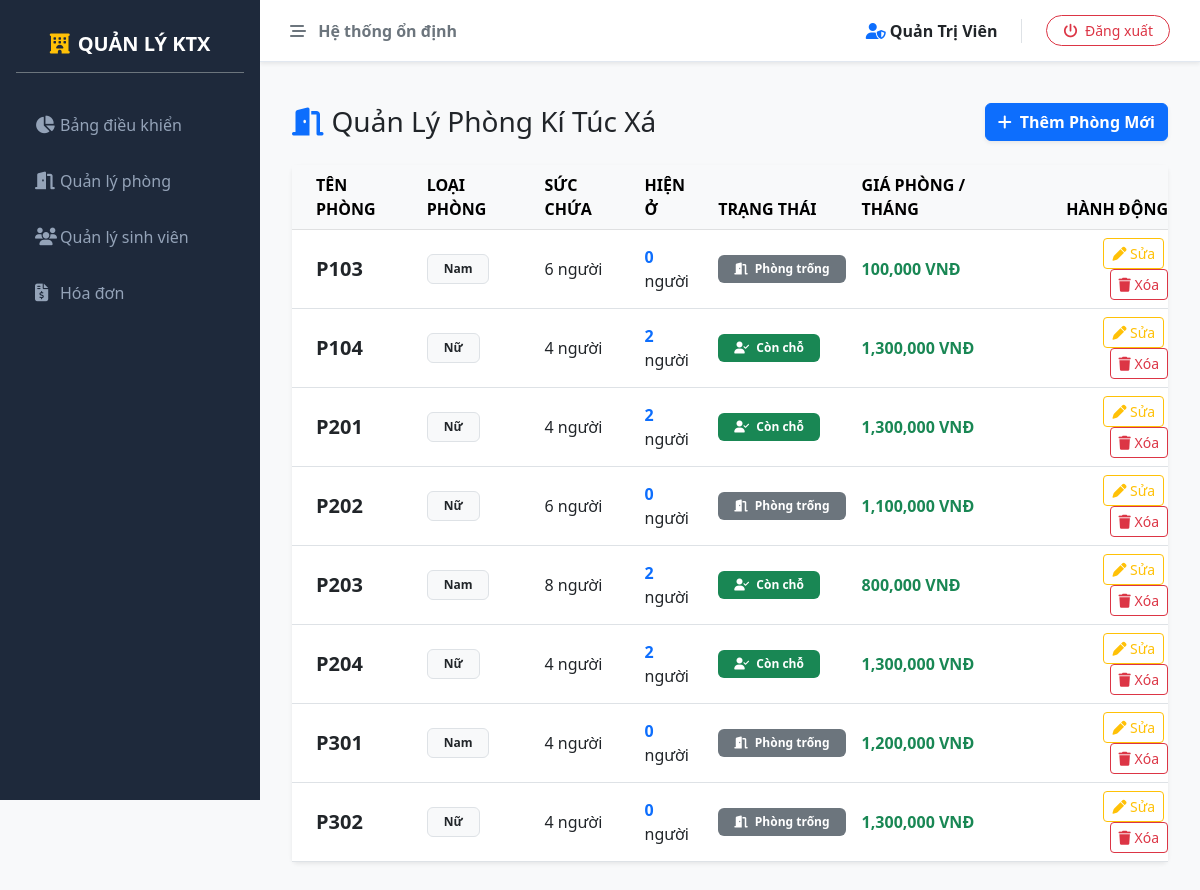
The app's page /quanly_ktx/danh-sach-phong.php (signed in) with its own data.
### tables this page shows
CREATE TABLE `phong` (
  `id` int(11) NOT NULL,
  `ten_phong` varchar(50) NOT NULL,
  `loai_phong` varchar(50) NOT NULL,
  `suc_chua` int(11) NOT NULL,
  `so_nguoi_o` int(11) DEFAULT 0,
  `gia_phong` decimal(10,2) NOT NULL
);

### quanly_ktx/danh-sach-phong.php (the view, shortened to what this page needs)
<?php
include 'config/db.php';
include 'includes/header.php';
$result = $conn->query("SELECT * FROM phong ORDER BY ten_phong ASC");
?>
<div class="container-fluid py-3">
    <div class="d-flex justify-content-between align-items-center mb-4">
        <h3 class="mb-0">
            <i class="fa-solid fa-door-open text-primary me-2"></i>Quản Lý Phòng Kí Túc Xá
        </h3>
        <a href="them-phong.php" class="btn btn-primary shadow-sm fw-semibold">
            <i class="fa-solid fa-plus me-1"></i> Thêm Phòng Mới
        </a>
    </div>
    <div class="card border-0 shadow-sm">
        <div class="card-body p-0">
            <div class="table-responsive">
                <table class="table table-hover align-middle mb-0" style="min-width: 900px;">
                    <thead class="table-light text-uppercase fs-7 fw-semibold text-secondary">
                        <tr>
                            <th class="ps-4">Tên Phòng</th>
                            <th>Loại Phòng</th>
                            <th>Sức Chứa</th>
                            <th>Hiện Ở</th>
                            <th>Trạng Thái</th>
                            <th>Giá Phòng / Tháng</th>
                            <th class="pe-4 text-end">Hành động</th>
                        </tr>
                    </thead>
                    <tbody>
                        <?php if ($result && $result->num_rows > 0): ?>
                            <?php while($row = $result->fetch_assoc()): ?>
                            <tr>
                                <td class="ps-4">
                                    <span class="fw-bold text-dark fs-5"><?php echo htmlspecialchars($row['ten_phong']); ?></span>
                                </td>
                                <td>
                                    <span class="badge bg-light text-dark border px-3 py-2"><?php echo htmlspecialchars($row['loai_phong']); ?></span>
                                </td>
                                <td><?php echo intval($row['suc_chua']); ?> người</td>
                                <td>
                                    <span class="text-primary fw-bold"><?php echo intval($row['so_nguoi_o']); ?></span> người
                                </td>
                                <td>
                                    <?php if ($row['so_nguoi_o'] >= $row['suc_chua']): ?>
                                        <span class="badge bg-danger px-3 py-2"><i class="fa-solid fa-user-lock me-1"></i> Đã đủ người</span>
                                    <?php elseif ($row['so_nguoi_o'] == 0): ?>
                                        <span class="badge bg-secondary px-3 py-2"><i class="fa-solid fa-door-open me-1"></i> Phòng trống</span>
                                    <?php else: ?>
                                        <span class="badge bg-success px-3 py-2"><i class="fa-solid fa-user-check me-1"></i> Còn chỗ</span>
                                    <?php endif; ?>
                                </td>
                                <td class="text-success fw-bold">
                                    <?php echo number_format($row['gia_phong']); ?> VNĐ
                                </td>
                                <td class="pe-4 text-end">
                                    <a href="sua-phong.php?id=<?php echo $row['id']; ?>" class="btn btn-sm btn-outline-warning me-1">
                                        <i class="fa-solid fa-pen"></i> Sửa
                                    </a>
                                    <a href="xoa-phong.php?id=<?php echo $row['id']; ?>" class="btn btn-sm btn-outline-danger"
                                       onclick="return confirm('Bạn có chắc chắn muốn xóa phòng <?php echo htmlspecialchars($row['ten_phong']); ?> không? Toàn bộ sinh viên thuộc phòng này sẽ bị ảnh hưởng!');">
                                        <i class="fa-solid fa-trash"></i> Xóa
                                    </a>
                                </td>
                            </tr>
                            <?php endwhile; ?>
                        <?php endif; ?>
                    </tbody>
                </table>
            </div>
        </div>
    </div>
</div>
<?php
include 'includes/footer.php';
?>

### quanly_ktx/includes/header.php (style rules this page uses)
body { background-color: #f8f9fa; font-family: 'Segoe UI', sans-serif; overflow-x: hidden; }

### records on screen
phong: ten_phong "P103", loai_phong "Nam", suc_chua "6", so_nguoi_o "0", shows "Phòng trống", gia_phong "100,000"
phong: ten_phong "P104", loai_phong "Nữ", suc_chua "4", so_nguoi_o "2", shows "Còn chỗ", gia_phong "1,300,000"
phong: ten_phong "P201", loai_phong "Nữ", suc_chua "4", so_nguoi_o "2", shows "Còn chỗ", gia_phong "1,300,000"
phong: ten_phong "P202", loai_phong "Nữ", suc_chua "6", so_nguoi_o "0", shows "Phòng trống", gia_phong "1,100,000"
phong: ten_phong "P203", loai_phong "Nam", suc_chua "8", so_nguoi_o "2", shows "Còn chỗ", gia_phong "800,000"
phong: ten_phong "P204", loai_phong "Nữ", suc_chua "4", so_nguoi_o "2", shows "Còn chỗ", gia_phong "1,300,000"
phong: ten_phong "P301", loai_phong "Nam", suc_chua "4", so_nguoi_o "0", shows "Phòng trống", gia_phong "1,200,000"
phong: ten_phong "P302", loai_phong "Nữ", suc_chua "4", so_nguoi_o "0", shows "Phòng trống", gia_phong "1,300,000"

### other values on screen
$_SESSION['user_ten'] "Quản Trị Viên"
